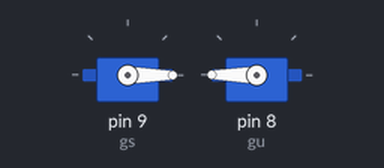
The sketch below on a simulated Arduino Uno, built with avr-gcc and run on an emulated ATmega328P. On the bench: 2 × servo.

Above: at 0.05 s.
Timing chart, 0 to 3.0 s (numbered marks = the images above):
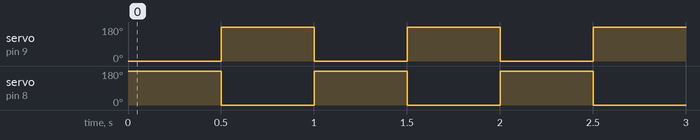

Measured:
- by itself, servo on pin 9 (gs), servo on pin 8 (gu): alternates 180° for 0.50 s and 0° for 0.50 s

The sketch:

mator.ino
```cpp
//Just for fun
#include <Servo.h>
Servo gs,gu;
int fun=2.5;
void setup()
{
  gs.attach(9);
  gu.attach(8);
  Serial.begin(9600);
}

void loop()
{
//inat();
time_to_fun();

}

void inat()
{
gs.write(0);
gu.write(0);
}
void time_to_fun()
{
gs.write(0);
gu.write(180);
delay(1000/fun);
gs.write(180);
gu.write(0);
delay(1000/fun);
}
```
